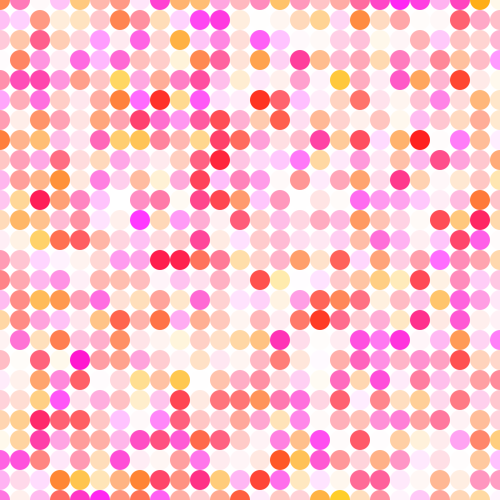
Frame 1 (no input)
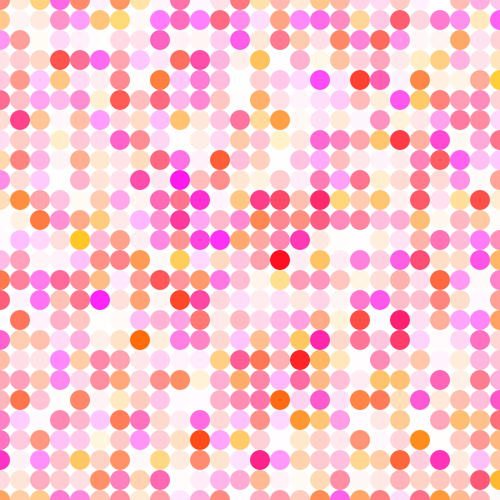
Frame 60 (the mouse pressed at the canvas centre just before this capture)
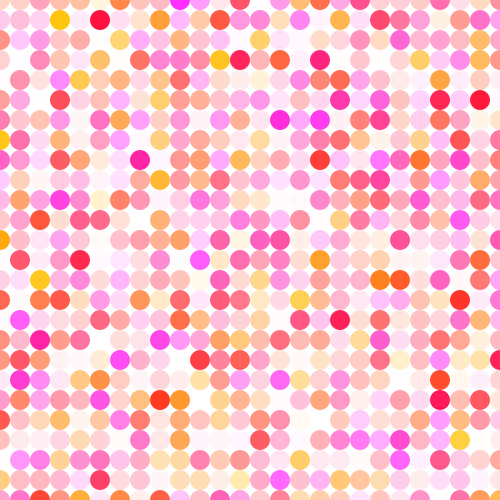
Frame 120 (the mouse held since frame 60 and released just before this capture)

The Processing sketch that drew these frames (run headless with seeded random() and noise(); from frame 60 on, the mouse is pressed at the canvas centre):

// Processing sketch: processing_166134
// ── processing_166134.pde

int x = 0;
int y = 0;
void setup(){
  size(500,500);
  frameRate(10);
}
void draw(){
  background(255);
  noStroke();
       
  for (x = 0; x < height+1; x=x+20){
    for(y = 0; y < width+1; y=y+20){
  fill(255,random(10,200),random(5,260),random(255));  
    ellipse(x,y,20,20);
 
    }
   
  }  
    
}
